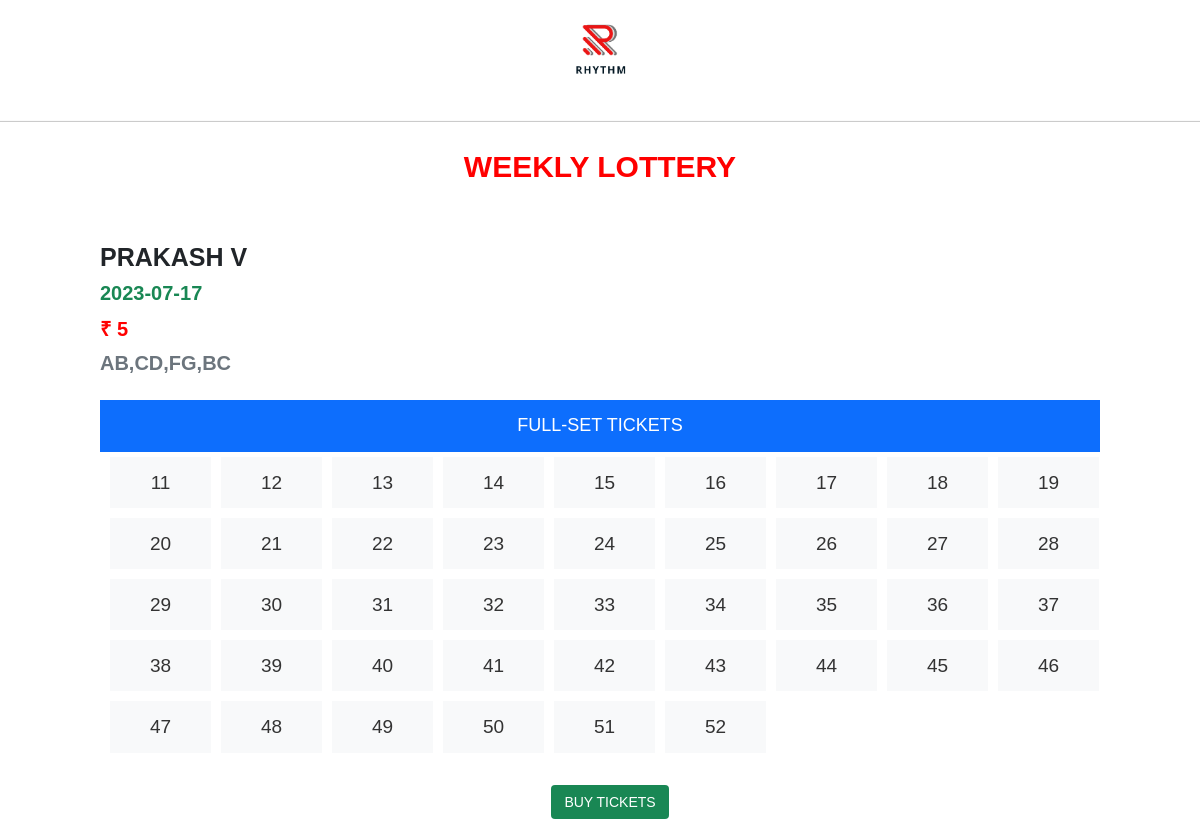
The app's page /mainpage.php with its own data.
### tables this page shows
CREATE TABLE IF NOT EXISTS `ticketbooking` (
  `sno` int(11) NOT NULL AUTO_INCREMENT,
  `fname` varchar(30) DEFAULT NULL,
  `lname` varchar(30) DEFAULT NULL,
  `ticketdate` date DEFAULT NULL,
  `amount` int(11) DEFAULT NULL,
  `ticketcount` int(11) DEFAULT NULL,
  `ticketcode` varchar(200) DEFAULT NULL,
  `mobilenumber` mediumtext,
  `imagefile` longblob,
  PRIMARY KEY (`sno`)
);

CREATE TABLE IF NOT EXISTS `fullticket` (
  `fullticketno` int(11) NOT NULL,
  PRIMARY KEY (`fullticketno`)
);

### mainpage.php (the view, shortened to what this page needs)
<html>
<head>
	<link href="https://cdn.jsdelivr.net/npm/bootstrap@5.1.1/dist/css/bootstrap.min.css" rel="stylesheet">
	<link rel="stylesheet" href="https://cdnjs.cloudflare.com/ajax/libs/font-awesome/4.7.0/css/font-awesome.min.css">
	<link rel="stylesheet" href="https://maxcdn.bootstrapcdn.com/bootstrap/3.4.1/css/bootstrap.min.css">
</head>
<body>
<center > <img src="rhythmlogo.png" class="logoimage"></center>
<hr>
<div class="text-center ">
	<div class="topic"><b>WEEKLY LOTTERY</b></div>
</div>
<br>
<section class="form-inline">
<?php
		include("database.php");
		$query_a="select fname,lname,ticketdate,amount,ticketcode,sno,imagefile from ticketbooking where sno=(select max(sno) from ticketbooking)";
		$rs= mysqli_query($con, $query_a);
		while($row=mysqli_fetch_assoc($rs))
		{
	  $image = 'uploads/'.$row["imagefile"];
?>	<center> <img src="<?php echo $image; ?>" alt=""   class="imagefile"/>	 </center><br>
			<table>
				<tr><td>  <p class="text-dark text-uppercase"><b class="sizefont2">	<?php echo $row['fname']; ?>  	<?php echo $row['lname']; ?></b></td></tr>
				<tr class="text-success"> <td><b class="sizefont"> 	<?php echo $row['ticketdate']; ?> </p></td></tr>
				<tr > <td><b style="color:red;" class="sizefont">  &#8377	<?php echo $row['amount']; ?> </p></td></tr>
				<tr class="text-secondary text-uppercase"> <td> <b class="sizefont" > 	<?php echo $row['ticketcode']; ?></p> </td></tr>
			</table>
<?php
		}
?>
</section>
<section class="form-inline">
	<div class="bg-primary text-white text-center tickethead">
			<b><h4>FULL-SET TICKETS</h4><b>
</section>
<section class="form-inline view text-center">
<?php
		include("database.php");
		$queryone="select fullticketno from fullticket";
		$result = mysqli_query($con, $queryone);
?>
			<div class="row text-center ">
				<?php while($data = mysqli_fetch_assoc($result)) { ?>
				<div class="col-13 text-center  bg-light ">
				<?php echo $data['fullticketno']; ?>
				</div>
				<?php } ?>
			</div><br>
		<form action="fullsetconfirm.php" method="post" class="text-center">
			<input type="submit" name="fullsetsubmit" id="fullsetsubmit" class="btn bg-success text-white buyticket"  value="BUY TICKETS">
		</form>
</section>
</body>
</html>

### mainpage.php (style rules this page uses)
* { box-sizing:border-box; }
body { font-family: Arial, Helvetica, sans-serif; font-size:19px; font-weight: normal; }
.logoimage { width:100px; height:100px; }
.topic { font-size:30px; color:red; margin-top:2%; }
.form-inline { margin:0% 8.33% 0% 8.33%; }
.form-inline td { width:14%; }
.sizefont { font-size:20px; }
.sizefont2 { font-size:25px; }
.col-13 { width:10%; padding:12px 0px; margin:5px; font-weight: normal; }
.view { margin:0% 8.33% 0 10%; }
.tickethead { padding:6px 0px; margin-top:15px; }

### records on screen
ticketbooking: fname "PRAKASH", lname "V", ticketdate "2023-07-17", amount "5", ticketcode "AB,CD,FG,BC"
fullticket: fullticketno "11"
fullticket: fullticketno "12"
fullticket: fullticketno "13"
fullticket: fullticketno "14"
fullticket: fullticketno "15"
fullticket: fullticketno "16"
fullticket: fullticketno "17"
fullticket: fullticketno "18"
fullticket: fullticketno "19"
fullticket: fullticketno "20"
fullticket: fullticketno "21"
fullticket: fullticketno "22"
fullticket: fullticketno "23"
fullticket: fullticketno "24"
fullticket: fullticketno "25"
fullticket: fullticketno "26"
fullticket: fullticketno "27"
fullticket: fullticketno "28"
fullticket: fullticketno "29"
fullticket: fullticketno "30"
fullticket: fullticketno "31"
fullticket: fullticketno "32"
fullticket: fullticketno "33"
fullticket: fullticketno "34"
fullticket: fullticketno "35"
fullticket: fullticketno "36"
fullticket: fullticketno "37"
fullticket: fullticketno "38"
fullticket: fullticketno "39"
fullticket: fullticketno "40"
fullticket: fullticketno "41"
fullticket: fullticketno "42"
fullticket: fullticketno "43"
fullticket: fullticketno "44"
fullticket: fullticketno "45"
fullticket: fullticketno "46"
fullticket: fullticketno "47"
fullticket: fullticketno "48"
fullticket: fullticketno "49"
fullticket: fullticketno "50"
fullticket: fullticketno "51"
fullticket: fullticketno "52"
